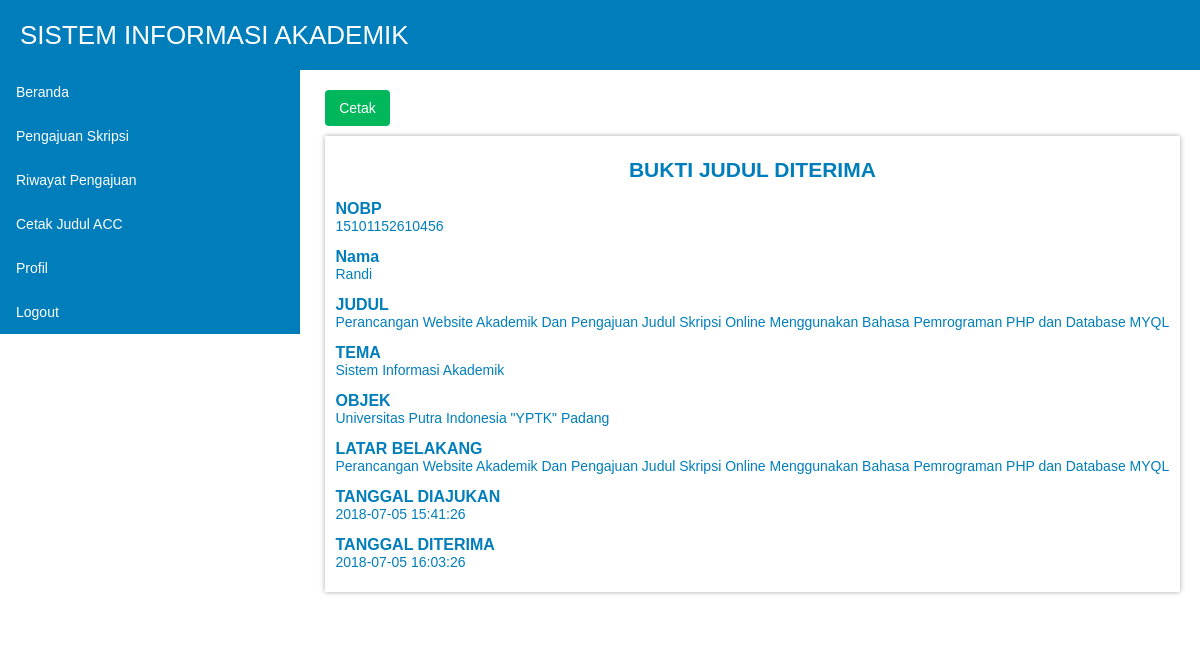
The app's page /mahasiswa/index.php?p=judulacc (signed in) with its own data.
### tables this page shows
CREATE TABLE IF NOT EXISTS `skripsi` (
  `idskripsi` int(11) NOT NULL AUTO_INCREMENT,
  `nobp` varchar(20) NOT NULL,
  `judulskripsi` text NOT NULL,
  `temaskripsi` text NOT NULL,
  `objekskripsi` text NOT NULL,
  `ltrbelakangskripsi` text NOT NULL,
  `tgldiajukan` datetime NOT NULL DEFAULT '0000-00-00 00:00:00',
  `tglditerima` datetime NOT NULL DEFAULT '0000-00-00 00:00:00',
  `status` varchar(10) NOT NULL,
  `komentar` text NOT NULL,
  `judulke` int(11) NOT NULL,
  PRIMARY KEY (`idskripsi`)
);

CREATE TABLE IF NOT EXISTS `mahasiswa` (
  `nobp` varchar(15) NOT NULL,
  `nama` varchar(30) NOT NULL,
  `tmptgllahir` varchar(100) NOT NULL,
  `foto` text NOT NULL,
  `kdjurusan` varchar(10) NOT NULL,
  `password` varchar(100) NOT NULL,
  PRIMARY KEY (`nobp`)
);

### mahasiswa/judulacc.php (the view)
<?php
$cek = mysqli_query($kon, "select * from skripsi,mahasiswa where skripsi.nobp = mahasiswa.nobp and skripsi.status ='acc' and mahasiswa.nobp = '$_SESSION[nobp]'");
if(mysqli_num_rows($cek) == 0) {
	echo "<fieldset id='berita'><h4><div style='color: #ff0006'>Halaman Tidak Bisa Diakses Judul Belum Diterima</div></h4></fieldset>";
} else {
$data = mysqli_fetch_array($cek);
?>
<a href="cetakjudulacc.php" target="_blank"><button class="btn btn-edit">Cetak</button></a>
<fieldset id="berita">
<h2 align="center">BUKTI JUDUL DITERIMA</h2>
<p>
	<big>NOBP</big><br>
	<?php echo $data['nobp'];?>
</p>
<p>
	<big>Nama</big><br>
	<?php echo $data['nama'];?>
</p>
<p>
	<big>JUDUL</big><br>
	<?php echo $data['judulskripsi'];?>
</p>
<p>
	<big>TEMA</big><br>
	<?php echo $data['temaskripsi'];?>
</p>
<p>
	<big>OBJEK</big><br>
	<?php echo $data['objekskripsi'];?>
</p>
<p>
	<big>LATAR BELAKANG</big><br>
	<?php echo $data['ltrbelakangskripsi'];?>
</p>
<p>
	<big>TANGGAL DIAJUKAN</big><br>
	<?php echo $data['tgldiajukan'];?>
</p>
<p>
	<big>TANGGAL DITERIMA</big><br>
	<?php echo $data['tglditerima'];?>
</p>
</fieldset>
<?php } ?>

### mahasiswa/style.css (style rules this page uses)
#berita { max-width:100%; margin:10px auto; position:relative; display:block; background-color:#FFFFFF; box-shadow: 0 0 5px #aaa; height:auto; }
big { font-size:16px; font-weight:bold; }
fieldset { margin:0px; border:none; }
a { color:#FF6600; text-decoration:none; }
.btn { font-family:Arial; font-size:14px; padding:9px 9px; text-align:center; cursor:pointer; border:1px solid transparent; border-radius:4px; }
.btn-edit { color:#FFFFFF; background-color:#00B75B; width:65px; }

### records on screen
skripsi: mahasiswa.nobp "15101152610456", mahasiswa.nama "Randi", judulskripsi "Perancangan Website Akademik Dan Pengajuan Judul Skripsi Online Menggunakan Bahasa Pemrograman PHP dan Database MYQL", temaskripsi "Sistem Informasi Akademik", objekskripsi "Universitas Putra Indonesia \"YPTK\" Padang", ltrbelakangskripsi "Perancangan Website Akademik Dan Pengajuan Judul Skripsi Online Menggunakan Bahasa Pemrograman PHP dan Database MYQL", tgldiajukan "2018-07-05 15:41:26", tglditerima "2018-07-05 16:03:26"
